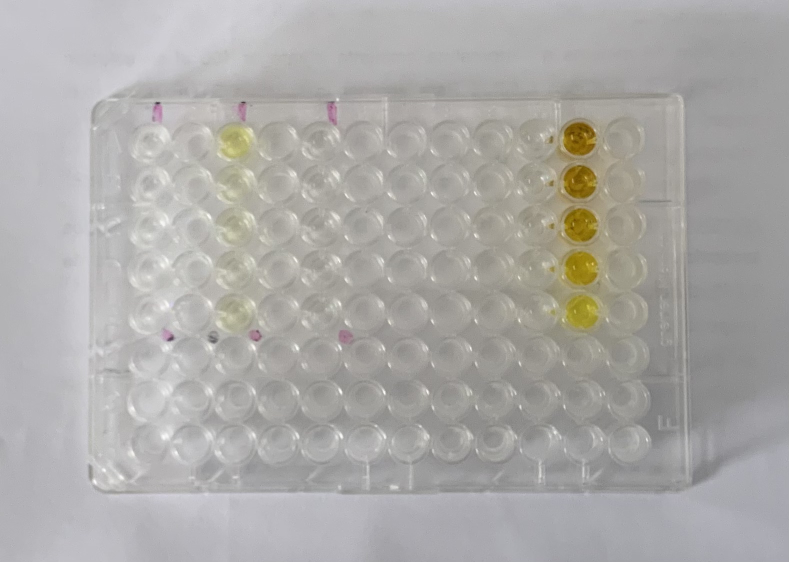
#> input picture base_1.jpg, 1578 x 1124 px (shown at 1/2 size)
$ python -i circle_detection.py   (imports and definitions only)
#> lines starting #> are read from the running program, lines starting #| are printed output that depends on the picture

from utils.utils_detection import *
from utils.utils_graphics import *

def circle_detection_corrected(images):

    most_accurate = float('inf')
    best_radius = None
    best_inter_tl = None
    best_inter_tr = None
    best_inter_bl = None
    best_inter_br = None
    best_idx = None

    gray_images = []
    gray_images.append(cv.cvtColor(images[0], cv.COLOR_BGR2GRAY))
    gray_images.append(cv.cvtColor(images[1], cv.COLOR_BGR2GRAY))
    gray_images.append(cv.cvtColor(images[2], cv.COLOR_BGR2GRAY))

    for radius in range(90, 106, 3):
        for idx in range(0, 3, 1):
            wells = circle_detection(gray_images[idx], radius)

            rightmost_wells  = find_extreme_circles(wells, 8, "right")
            leftmost_wells   = find_extreme_circles(wells, 8, "left")
            topmost_wells    = find_extreme_circles(wells, 12, "top")
            bottommost_wells = find_extreme_circles(wells, 12, "bottom")

            slope_right, intercept_right    = calculate_best_fit_line(rightmost_wells)
            slope_left, intercept_left      = calculate_best_fit_line(leftmost_wells)
            slope_top, intercept_top        = calculate_best_fit_line(topmost_wells)
            slope_bottom, intercept_bottom  = calculate_best_fit_line(bottommost_wells)

            total_dist =   (calculate_distance(rightmost_wells,  slope_right,  intercept_right) +
                            calculate_distance(leftmost_wells,   slope_left,   intercept_left)  +
                            calculate_distance(topmost_wells,    slope_top,    intercept_top)   +
                            calculate_distance(bottommost_wells, slope_bottom, intercept_bottom))

            print("rad",radius,"idx",idx, "Distancia total: ", total_dist)

            inter_top_left     = calculate_intersection(slope_left,  intercept_left,  slope_top,    intercept_top)
            inter_top_right    = calculate_intersection(slope_right, intercept_right, slope_top,    intercept_top)
            inter_bottom_left  = calculate_intersection(slope_left,  intercept_left,  slope_bottom, intercept_bottom)
            inter_bottom_right = calculate_intersection(slope_right, intercept_right, slope_bottom, intercept_bottom)

            if total_dist < most_accurate and inter_bottom_left and inter_bottom_right and inter_top_left and inter_top_right:
                most_accurate = total_dist
                best_inter_tl = inter_top_left
                best_inter_tr = inter_top_right
                best_inter_bl = inter_bottom_left
                best_inter_br = inter_bottom_right
                best_radius = radius
                best_idx = idx

            # [11 lines of commented-out code are left out]

    if(inter_bottom_left and inter_bottom_right and inter_top_left and inter_top_right):
        # [4 lines of commented-out code are left out]
        left_limit = (best_inter_bl[0] + best_inter_tl[0])/2
        right_limit = (best_inter_br[0] + best_inter_tr[0])/2
        top_limit = (best_inter_tl[1] + best_inter_tr[1])/2
        bottom_limit = (best_inter_bl[1] + best_inter_br[1])/2
        # [4 lines of commented-out code are left out]
        grid_points = generate_grid_points(left_limit, right_limit, top_limit, bottom_limit)

    # Imagen ganadora de las 3
    # plot(images[best_idx],"new_image")
    return grid_points, best_radius, images[best_idx]

>>> import cv2
>>> picture = cv2.imread('base_1.jpg', cv2.IMREAD_GRAYSCALE)
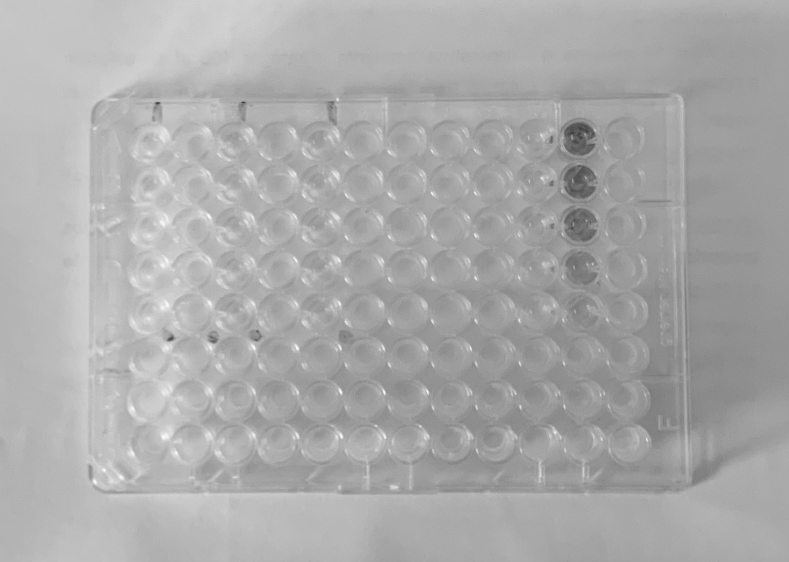
#> picture: shape (1124, 1578) (shown at 1/2 size); min 54, max 255, mean 170.3
#> (the run stopped early here; a loop or call above may not have finished)
